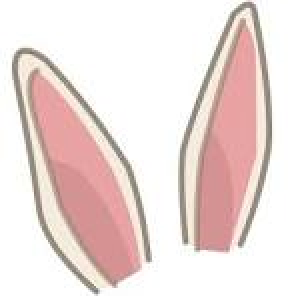
#> input picture bunny-ears.png, 148 x 148 px (shown 2 times larger)
$ python -i app.py   (imports and definitions only)
#> lines starting #> are read from the running program, lines starting #| are printed output that depends on the picture; after the words box and inside, x2 and y2 are one past the last pixel; in counts of white or black regions, pixels touching at a corner belong together
#> further down, picture is the input picture: PIL image 148x148 RGB; mean R, G, B 236.7, 220.5, 217.7
import streamlit as st
from PIL import Image, ImageFilter, ImageOps
import numpy as np

# [4 lines not run here, left out]

# -----------------------
# Pixelate ONLY the face — DO NOT TOUCH (you liked this)
# -----------------------
def pixelate_face_only(img, block_size=20):
    w, h = img.size
    img_np = np.array(img)

    # Rough face bounding box estimation (center vertical region)
    face_top = int(h * 0.20)
    face_bottom = int(h * 0.75)
    face_left = int(w * 0.25)
    face_right = int(w * 0.75)

    face_region = img_np[face_top:face_bottom, face_left:face_right]

    # Pixelation
    small = Image.fromarray(face_region).resize(
        (face_region.shape[1] // block_size, face_region.shape[0] // block_size),
        resample=Image.NEAREST
    )
    pixelated = small.resize((face_region.shape[1], face_region.shape[0]), Image.NEAREST)
    img_np[face_top:face_bottom, face_left:face_right] = np.array(pixelated)

    return Image.fromarray(img_np)


# -----------------------
# Pencil Sketch (fixed version, not dark, Streamlit-safe)
# -----------------------
def pencil_sketch(img):
    gray = ImageOps.grayscale(img)
    inv = ImageOps.invert(gray)
    blur = inv.filter(ImageFilter.GaussianBlur(radius=18))

    # Convert to numpy
    g = np.array(gray).astype("float")
    b = np.array(blur).astype("float")

    # Dodge blend formula
    dodge = g * 255 / (255 - b + 1)
    dodge = np.clip(dodge, 0, 255).astype("uint8")

    return Image.fromarray(dodge).convert("RGB")


# -----------------------
# Blur Background (same size as others, centered)
# -----------------------
def blur_background(img):
    # Output size should match grid size
    out_size = (400, 400)

    # Resize background
    blurred = img.filter(ImageFilter.GaussianBlur(18)).resize(out_size)
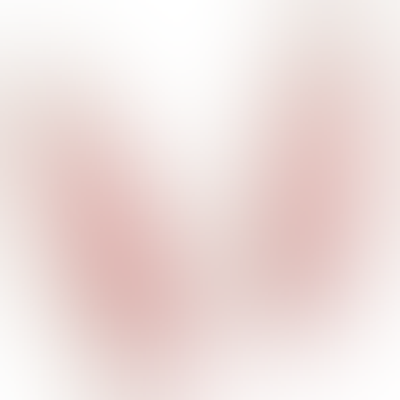
#> blurred: PIL image 400x400 RGB; mean R, G, B 237.9, 222.4, 219.8

    # Create mask (circle)
    mask = Image.new("L", out_size, 0)
#> mask: PIL image 400x400 L; every value is 0
    r = int(out_size[0] * 0.38)
    cx, cy = out_size[0] // 2, out_size[1] // 2

    for x in range(out_size[0]):
        for y in range(out_size[1]):
            if (x - cx)**2 + (y - cy)**2 <= r*r:
                mask.putpixel((x, y), 255)
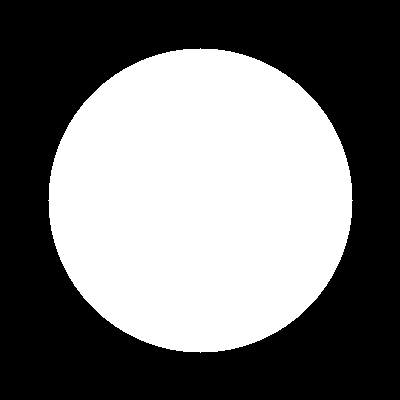
#> mask: PIL image 400x400 L; 45.3% white; 1 white region, box (x1, y1, x2, y2) and area: (48, 48, 353, 353) 72533

    # Crop and resize original face
    face = img.resize(out_size)
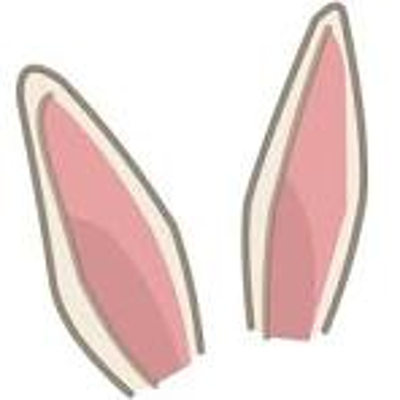
#> face: PIL image 400x400 RGB; mean R, G, B 236.7, 220.5, 217.7

    return Image.composite(face, blurred, mask)
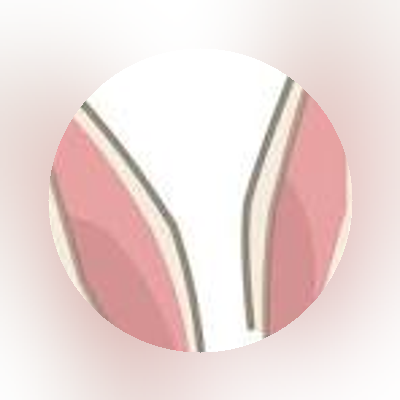
#> returned value: PIL image 400x400 RGB; mean R, G, B 237, 218.7, 216.1


# -----------------------------------------------------
# DISPLAY RESULTS
# -----------------------------------------------------
# [16 lines not run here, left out]

>>> from PIL import Image
>>> picture = Image.open('bunny-ears.png')
>>> result = blur_background(picture)
